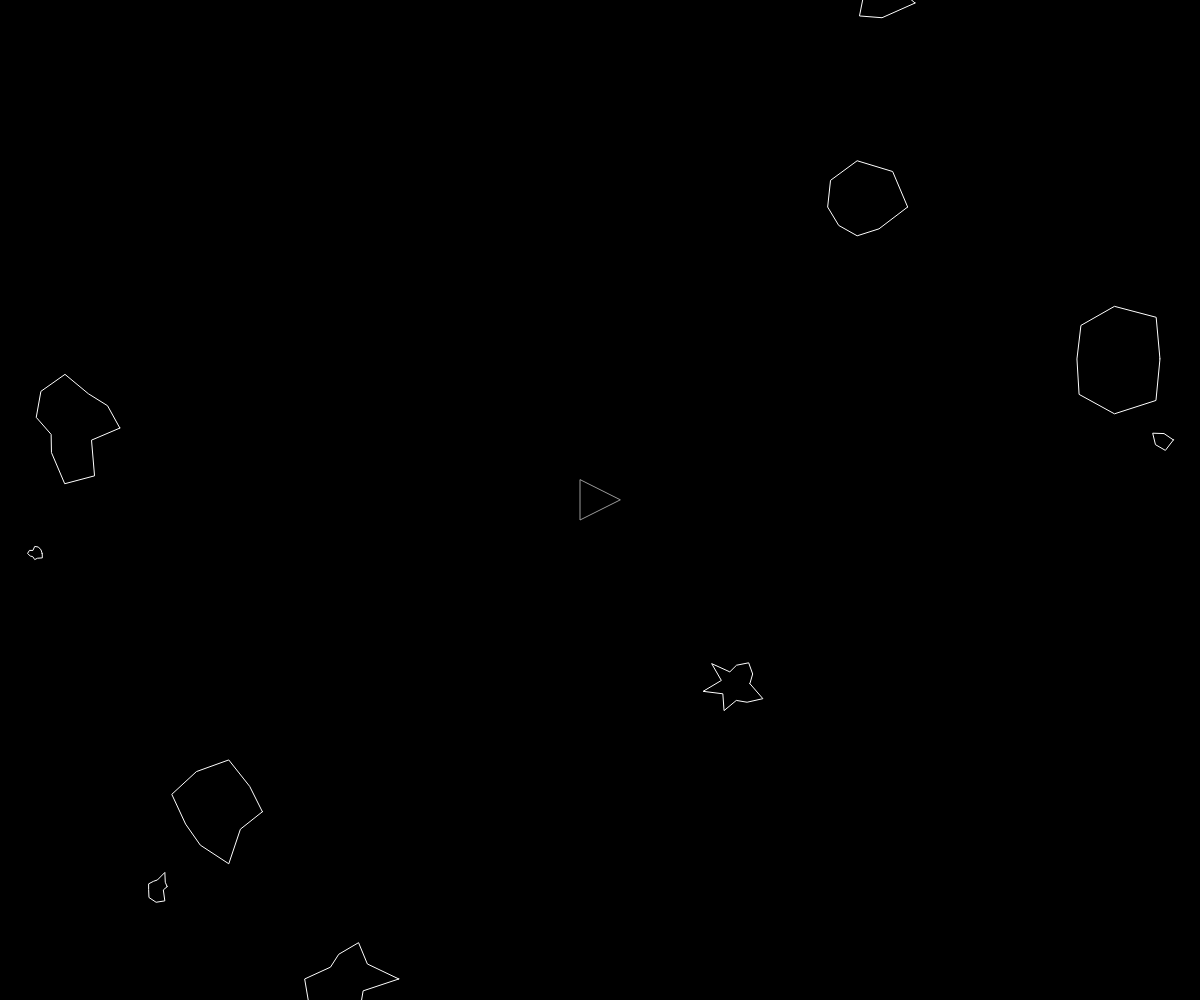
Frame 1 (no input)
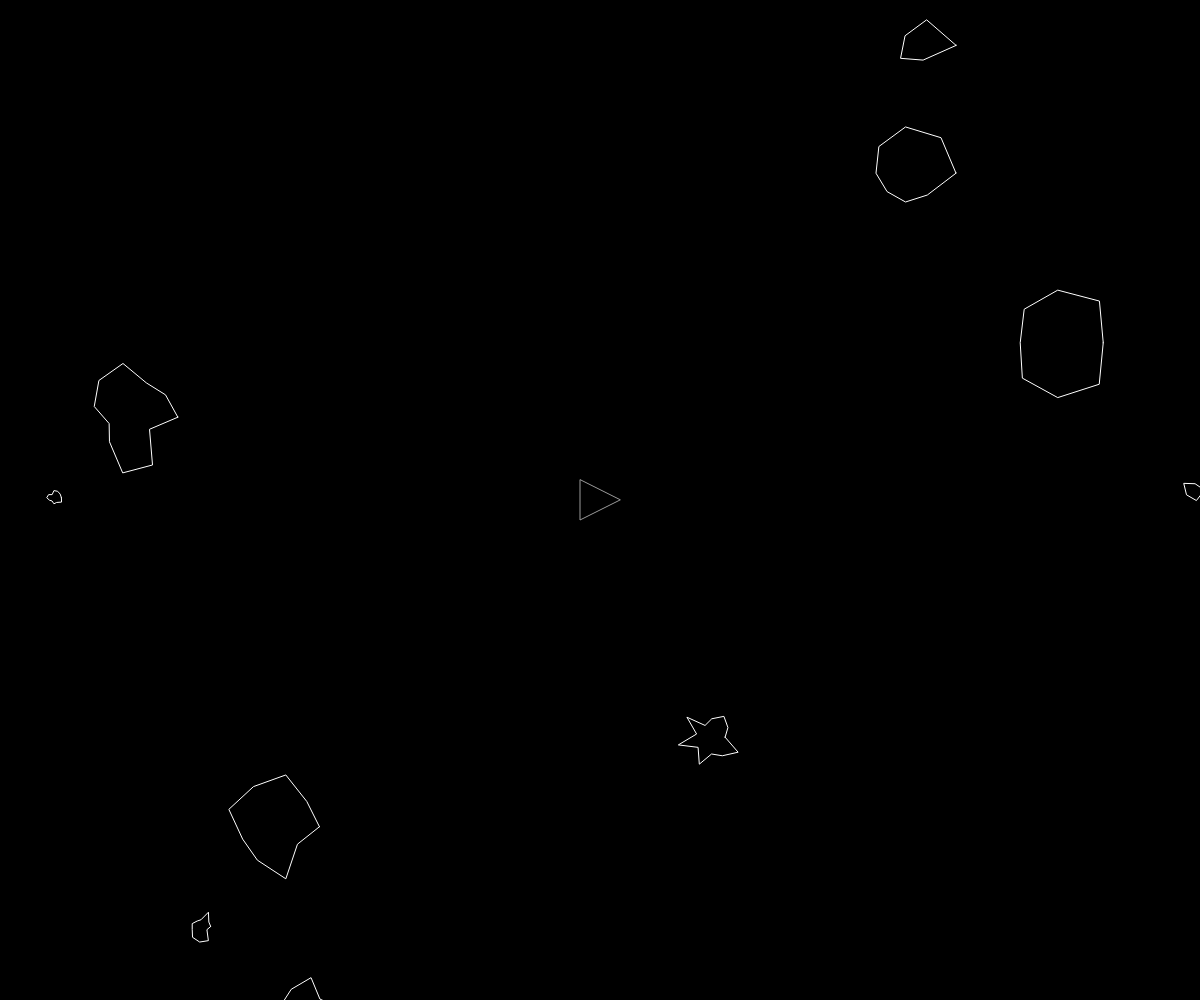
Frame 60 (no input)
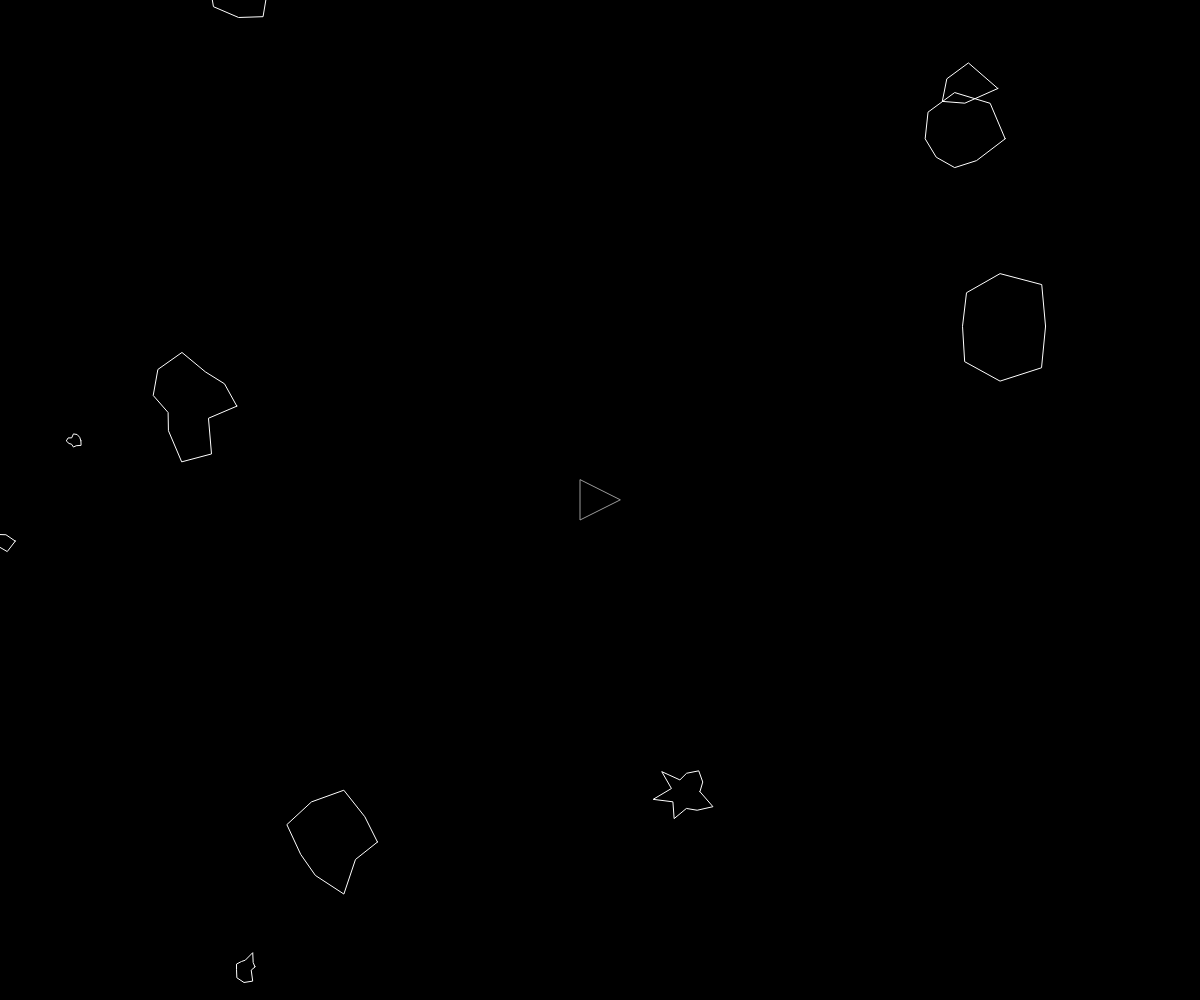
Frame 120 (the mouse pressed at the canvas centre since frame 60)

The p5.js sketch that drew these frames (run headless with seeded random() and noise() and a simulated clock; from frame 60 on, the mouse is pressed at the canvas centre):

// p5.js sketch
// ── sketch.js
var ship
  , asteroids = []
  , lasers = [];

function setup() {
	createCanvas(windowWidth, windowHeight)
	ship = new Ship();
	for (var i = 0; i < 10; i++) {
		asteroids.push(new Asteroid())	
	}
}

function draw() {
	background(0)

	for (var i = 0; i < asteroids.length; i++) {
		if (ship.hits(asteroids[i])) {
			console.log('dead')
		}
		asteroids[i].render()
		asteroids[i].update()
		asteroids[i].edges()
	}

	for (var i = lasers.length-1; i >= 0; i--) {
		lasers[i].render()
		lasers[i].update()
		if (lasers[i].offscreen()) {
			lasers.splice(i, 1)
		} else {
			// pour chaque laser on test si chacun des 
			// astéroid a été touché
			for (var j = asteroids.length-1; j >= 0; j--) {
				// si c'est le cas 
				if (lasers[i].hits(asteroids[j])) {
					if (asteroids[j].r > 10) {
						var newAsteroids = asteroids[i].breakup()
						asteroids = asteroids.concat(newAsteroids)
					} else {
						// ajouter du score
					}
					// on lance une fonction qui va casser l'asteroide
					asteroids.splice(j, 1)
					lasers.splice(i, 1)
					break
				}
			}
		}
	}

	ship.render()
	ship.turn()
	ship.update()
	ship.edges()
}

// quand on relache le mouvement s'arrete
function keyReleased() {
	ship.setRotation(0)
	ship.boosting(false)
}

// quand on tien la touche l'objet bouge
function keyPressed() {
	if (key == ' ') {
		lasers.push(new Laser(ship.pos, ship.heading))
	} else if (keyCode == RIGHT_ARROW) {
		ship.setRotation(0.1)
	} else if (keyCode == LEFT_ARROW) {
		ship.setRotation(-0.1)
	} else if (keyCode == UP_ARROW) {
		ship.boosting(true)
	}
}
// ── asteroid.js
function Asteroid(position, r) {
	if (position) {
		this.pos = position.copy()
	} else {
		this.pos = createVector(random(width), random(height));
	}
	if (r) {
		this.r = r * 0.5;
	} else {
		this.r = random(5, 50);
	}
	this.vel = p5.Vector.random2D();
	this.total = floor(random(5,15));
	this.offset = [];
	for (var i = 0; i < this.total; i++) {
		this.offset[i] = random(-this.r*0.5, this.r*0.5)
	}

	this.update = () => {
		this.pos.add(this.vel)
	}

	this.render = () => {
		push()
		stroke(255)
		noFill()
		beginShape()
		translate(this.pos.x, this.pos.y)
		for (let i = 0; i < this.total; i++) {
			let angle = map(i, 0,this.total, 0, TWO_PI)
			  , r = (this.r + this.offset[i])
			  , x = r * cos(angle)
			  , y = r * sin(angle);
			vertex(x, y)
		}
		endShape(CLOSE)
		pop()
	}

	this.breakup = () => {
		var newA = [];
		newA[0] = new Asteroid(this.pos, this.r);
		newA[1] = new Asteroid(this.pos, this.r);
		return newA
	}

	this.edges = () => {
		if (this.pos.x > width + this.r) {
			this.pos.x = -this.r
		} else if (this.pos.x < -this.r) {
			this.pos.x = width + this.r
		}
		if (this.pos.y > height + this.r) {
			this.pos.y = -this.r
		} else if (this.pos.y < -this.r) {
			this.pos.y = height + this.r
		}
	}
	
}
// ── laser.js
function Laser(shipPosition, angle) {
	this.pos = createVector(shipPosition.x, shipPosition.y);
	this.vel = p5.Vector.fromAngle(angle);
	this.vel.mult(10)

	this.update = () => {
		this.pos.add(this.vel)
	}

	this.render = () => {
		push()
		stroke(255)
		strokeWeight(4)
		point(this.pos.x, this.pos.y)
		pop()
	}

	// fonction qui checkera si l'astéroid est touché par un laser
	this.hits = (asteroid) => {
		var d = dist(this.pos.x, this.pos.y, asteroid.pos.x, asteroid.pos.y)
		if (d < asteroid.r) {
			return true
		} else {
			return false
		}
	}

	this.offscreen = () => {
		if (this.pos.x > width || this.pos.x < 0) {
			return true
		} else if (this.pos.y > height || this.pos.y < 0) {
			return true
		} else {
			return false
		}
	}
}
// ── ship.js
// création de l'objet Ship
function Ship() {
	// création du vecteur
	this.pos = createVector(width/2, height/2)
	// taille du triangle
	this.r = 20;
	// point de rotaion du triangle
	this.heading = 0;
	this.rotation = 0;
	// mise a zero des mouvement
	this.vel = createVector(0,0);
	// est ce que l'objet bouge ? 
	this.isBoosting = false;

	this.boosting = (b) => {
		this.isBoosting = b;
	}

	// creéation de du mouvement (accélèration et dplacement de l'objet)
	this.update = () => {
		if (this.isBoosting) {
			this.boost()
		}
		this.pos.add(this.vel)
		this.vel.mult(0.95)
	}

	this.boost = () => {
		var force = p5.Vector.fromAngle(this.heading);
		this.vel.add(force)
	}

	this.hits = (asteroid) => {
		var d = dist(this.pos.x, this.pos.y, asteroid.pos.x, asteroid.pos.y)
		if (d < this.r + asteroid.r) {
			return true 
		} else {
			return false
		}
	}

	// génération de l'objet
	this.render = () => {
		// fonction pour sortir Ship du reste des éléments de la page
		push()
		// centre l'objet
		translate(this.pos.x, this.pos.y)
		rotate(this.heading + PI/2)
		// fond noir pour couvrir les tirs
		fill(0)
		// bordure blanche
		stroke(155)
		// on génère le triangle avec la taille enregistré
		triangle(-this.r, this.r, this.r, this.r, 0, -this.r)
		// va de paire avec push
		pop()
	}

	// quand on dépace un bord on repasse de l'autre coté de l'écran
	this.edges = () => {
		// quand l'objet est a une position x, y qui est égale a la taille de l'écran
		// moins la sienne alors l'objet passe de l'autre coté
		if (this.pos.x > width + this.r) {
			this.pos.x = -this.r
		} else if (this.pos.x < -this.r) {
			this.pos.x = width + this.r
		}
		if (this.pos.y > height + this.r) {
			this.pos.y = -this.r
		} else if (this.pos.y < -this.r) {
			this.pos.y = height + this.r
		}
	}

	// rotation de Ship
	this.setRotation = (a) => {
		this.rotation = a;
	}

	// fonction qui fera tourner Ship
	this.turn = () => {
		this.heading += this.rotation
	}
}
